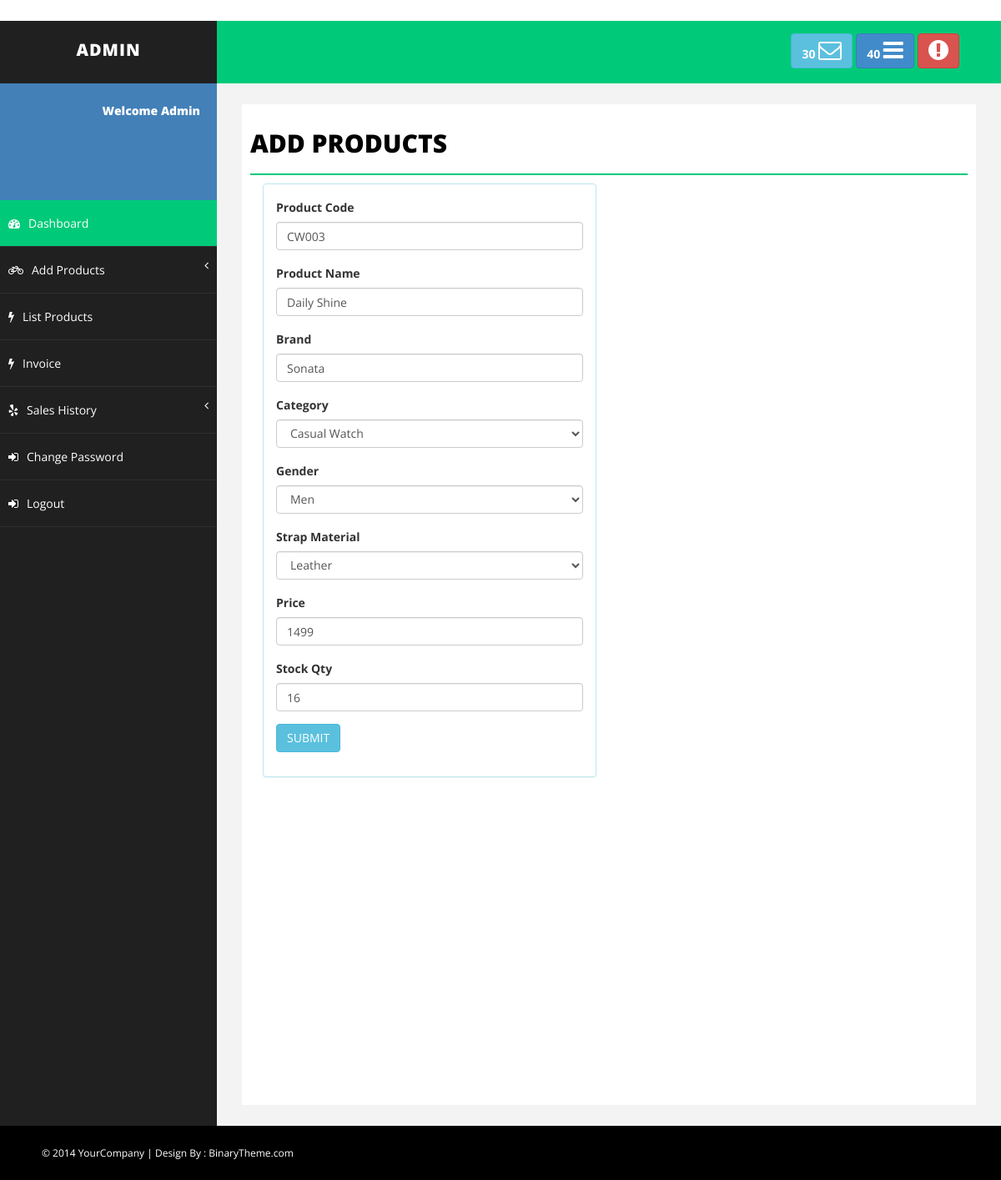
/ed/5/, run on the app's committed database.
### myapp/models.py (models this page shows, shortened)
class product(models.Model):
    CATEGORY_CHOICES = [
        ('smart', 'Smart Watch'),
        ('luxury', 'Luxury Watch'),
        ('sport', 'Sport Watch'),
        ('casual', 'Casual Watch'),
    ]
    GENDER_CHOICES = [
        ('men', 'Men'),
        ('women', 'Women'),
        ('unisex', 'Unisex'),
    ]
    STRAP_CHOICES = [
        ('leather', 'Leather'),
        ('metal', 'Metal'),
        ('silicone', 'Silicone'),
    ]
    tpcode = models.CharField(max_length=50)
    tpname = models.CharField(max_length=100)
    brand = models.CharField(max_length=100, default="Generic")
    category = models.CharField(max_length=20, choices=CATEGORY_CHOICES, default="smart")
    gender = models.CharField(max_length=10, choices=GENDER_CHOICES, default="unisex")
    strap_material = models.CharField(max_length=20, choices=STRAP_CHOICES, default="leather")
    tfile = models.ImageField(upload_to='images/')
    tprice = models.IntegerField()
    tstock = models.IntegerField()

### myapp/views.py (the view, shortened to what this page needs)
# urls.py: path('ed/<int:id>/',views.editproduct),
def editproduct(request, id):
    mrec = product.objects.get(id=id)
    return render(request, "admineditproduct.html", {"mrec": mrec})

### myapp/templates/admineditproduct.html (shortened to what this page needs)
﻿<!DOCTYPE html>
{% load static %}
<html xmlns="http://www.w3.org/1999/xhtml">
<head>
    <link href="{% static 'af/assets/css/bootstrap.css' %}" rel="stylesheet" />
    <link href="{% static 'af/assets/css/font-awesome.css' %}" rel="stylesheet" />
    <link href="{% static 'af/assets/css/basic.css' %}" rel="stylesheet" />
    <link href="{% static 'af/assets/css/custom.css' %}" rel="stylesheet" />
</head>
<body>
    <div id="wrapper">
        <nav class="navbar navbar-default navbar-cls-top " role="navigation" style="margin-bottom: 0">
            <div class="navbar-header">
                <a class="navbar-brand" href="index.html">ADMIN</a>
            </div>
            <div class="header-right">
              <a href="message-task.html" class="btn btn-info" title="New Message"><b>30 </b><i class="fa fa-envelope-o fa-2x"></i></a>
                <a href="message-task.html" class="btn btn-primary" title="New Task"><b>40 </b><i class="fa fa-bars fa-2x"></i></a>
                <a href="login.html" class="btn btn-danger" title="Logout"><i class="fa fa-exclamation-circle fa-2x"></i></a>
            </div>
        </nav>
        <nav class="navbar-default navbar-side" role="navigation">
            <div class="sidebar-collapse">
                <ul class="nav" id="main-menu">
                    <li>
                        <div class="user-img-div">
                            <div class="inner-text">
                                 Welcome Admin
                           </div>
                        </div>
                    </li>
                    <li>
                        <a class="active-menu" href="index.html"><i class="fa fa-dashboard "></i>Dashboard</a>
                    </li>
                    <li>
                        <a href="/adp/"><i class="fa fa-bicycle "></i>Add Products <span class="fa arrow"></span></a>
                    </li>
                    <li>
                        <a href="/ap/"><i class="fa fa-flash "></i>List Products</a>
                    </li>
                    <li>
                        <a href="/inv/"><i class="fa fa-flash "></i>Invoice</a>
                    </li>
                       <li>
                        <a href="/adms/"><i class="fa fa-yelp "></i>Sales History <span class="fa arrow"></span></a>
                    </li>
                    <li>
                        <a href="/passs/"><i class="fa fa-sign-in "></i>Change Password</a>
                    </li>
                    <li>
                        <a href="/h/"><i class="fa fa-sign-in "></i>Logout</a>
                    </li>
                </ul>
            </div>
        </nav>
        <div id="page-wrapper">
            <div id="page-inner">
                <div class="row">
                    <div class="col-md-12">
                        <h1 class="page-head-line">ADD PRODUCTS</h1>
                    </div>
                </div>
              <div class="col-md-6 col-sm-6 col-xs-12">
                <div class="panel panel-info">
                        <div class="panel-body">
                            <form role="form" method="post" enctype="multipart/form-data">
                                <div class="form-group">
                                    <label>Product Code</label>
                                    <input class="form-control" name="pcode" type="text" value="{{ mrec.tpcode }}" required>
                                </div>
                                <div class="form-group">
                                    <label>Product Name</label>
                                    <input class="form-control" type="text" name="pname" value="{{ mrec.tpname }}" required>
                                </div>
                                <div class="form-group">
                                    <label>Brand</label>
                                    <input class="form-control" type="text" name="brand" value="{{ mrec.brand }}" required>
                                </div>
                                <div class="form-group">
                                    <label>Category</label>
                                    <select class="form-control" name="category">
                                        <option value="casual" {% if mrec.category == "casual" %}selected{% endif %}>Casual Watch</option>
                                    </select>
                                </div>
                                <div class="form-group">
                                    <label>Gender</label>
                                    <select class="form-control" name="gender">
                                        <option value="men" {% if mrec.gender == "men" %}selected{% endif %}>Men</option>
                                    </select>
                                </div>
                                <div class="form-group">
                                    <label>Strap Material</label>
                                    <select class="form-control" name="strap">
                                        <option value="leather" {% if mrec.strap_material == "leather" %}selected{% endif %}>Leather</option>
                                    </select>
                                </div>
                                <div class="form-group">
                                    <label>Price</label>
                                    <input class="form-control" type="text" name="price" value="{{ mrec.tprice }}" required>
                                </div>
                                <div class="form-group">
                                    <label>Stock Qty</label>
                                    <input class="form-control" type="text" name="stock" value="{{ mrec.tstock }}" required>
                                </div>
                                        <button type="submit" class="btn btn-info">SUBMIT</button>
                                    </form>
                            </div>
                        </div>
            </div>
        </div>
      </div>
    </div>
    <div id="footer-sec">
        &copy; 2014 YourCompany | Design By : <a href="http://www.binarytheme.com/" target="_blank">BinaryTheme.com</a>
    </div>
</body>
</html>

### onlineelectronicshopping/static/af/assets/css/basic.css (style rules this page uses)
body { font-family: 'Open Sans', sans-serif; line-height:25px; }
#wrapper { width: 100%; background: #202020; }
#page-wrapper { padding: 15px 15px; min-height: 600px; background: #F3F3F3; }
#page-inner { width: 100%; margin: 10px 20px 10px 0px; background-color: #fff!important; padding: 10px; min-height: 1200px; }
.page-head-line { font-size: 30px; text-transform: uppercase; color: #000; font-weight: 800; padding-bottom: 20px; border-bottom: 2px solid #00CA79; margin-bottom: 10px; }
.navbar-cls-top .navbar-brand { color: #fff; background: #202020; width: 260px; text-align: center; height: 75px; font-size: 20px; letter-spacing: 1px; font-weight: 900; padding-top: 25px; text-transform:uppercase; }
.header-right { color: #fff; padding: 15px 50px 5px 50px; float: right; font-size: 16px; }
.user-img-div { min-height: 140px; padding: 20px; background-color: #4380B8; }
.user-img-div .inner-text { text-align: right; position: relative; color: #fff; font-weight: 800; line-height: 25px; }
.active-menu { background-color: #00CA79!important; }
.arrow { float: right; }
.fa.arrow:before { content: "\f104"; }
.sidebar-collapse, .sidebar-collapse .nav { background: none; }
.sidebar-collapse .nav { padding: 0; }
.sidebar-collapse .nav > li > a { color: #fff; background: #202020; text-shadow: none; padding: 15px 40px; border-bottom: 1px solid #2F2E31; }
.sidebar-collapse > .nav > li > a { padding: 15px 10px; }
.navbar-side { border: none; background-color: #202020; }
.navbar-cls-top { background: #00CA79; border-bottom: none; }
.navbar-default { border: 0px solid black; }
.navbar-header { background: #000000; }
.nav > li > a > i { margin-right: 10px; }
#footer-sec { background-color:#000; padding:20px 50px; color:#fff; font-size:12px; }
#footer-sec a { color:#fff; }
@media (min-width:768px) { #page-wrapper { margin: 0 0 0 260px; padding: 15px 30px; min-height: 1200px; } }
@media (min-width:768px) { .navbar-side { z-index: 1; position: absolute; width: 260px; } }
@media (min-width:768px) { .navbar { border-radius: 0px; } }

### data on the page
product: pcode "CW003", pname "Daily Shine", brand "Sonata", category "Casual Watch", price "1499", stock "16"
